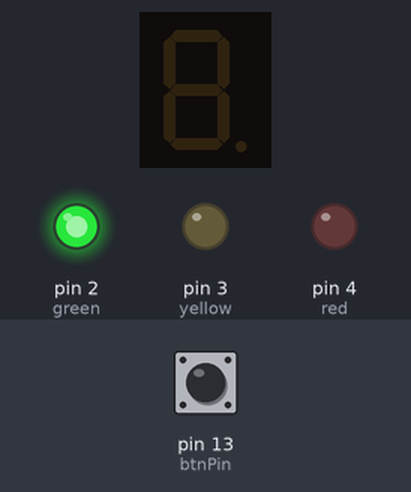
The sketch below on a simulated Arduino Uno, built with avr-gcc and run on an emulated ATmega328P. On the bench: 1-digit seven-segment display, output pins drawn as LEDs (lit = HIGH). Wiring (inferred from the names in the program): 1-digit 7-segment display, segments lit when HIGH: segments pin 5, pin 6, pin 7, pin 8, pin 9, pin 10, pin 11. Inputs (shaded band) come from the test bench; at power-on: pin 13 (btnPin) HIGH. The segment pins are drawn as the display they are named for; pins used as bus, display or sensor lines are not drawn.

Above: at 6.8 s.
6.9 s: pin 13 (btnPin) pulled LOW for 0.2 s
At 8.2 s:
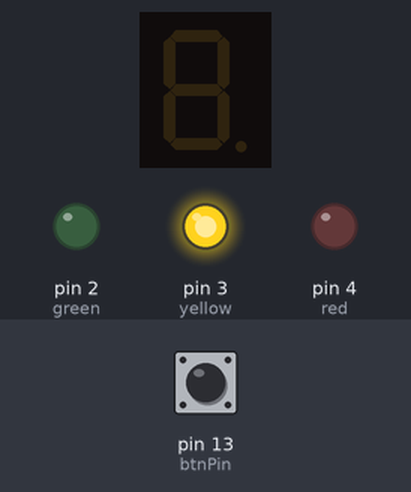
At 21.3 s:
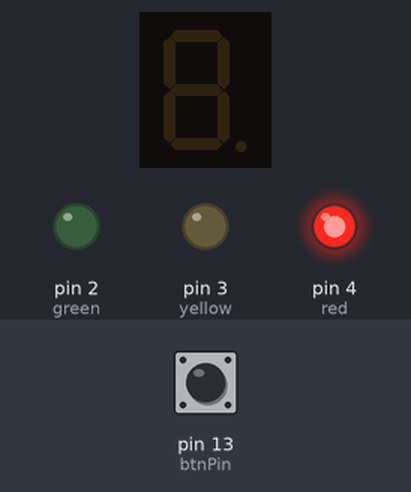
Timing chart, 0 to 27.9 s (numbered marks = the images above; inputs shaded):
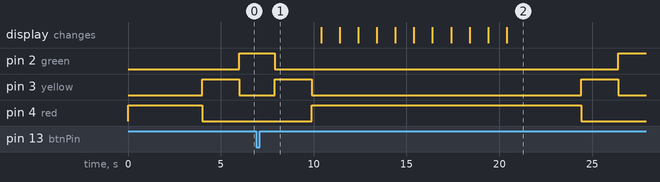

The sketch:

traffic_light.ino
```cpp
//pin number variables
int red = 4;
int yellow = 3;
int green = 2;

//7-segment display
int A = 5;
int B = 6;
int C = 7;
int D = 8;
int E = 9;
int F = 10;
int G = 11;

//button
int btnPin = 13;
uint8_t btnPrev;

void setup() {

  Serial.begin(9600);

  // put your setup code here, to run once:
  pinMode(red, OUTPUT);
  pinMode(yellow, OUTPUT);
  pinMode(green, OUTPUT);

  //7-segment
  pinMode(A, OUTPUT);
  pinMode(B, OUTPUT);
  pinMode(C, OUTPUT);
  pinMode(D, OUTPUT);
  pinMode(E, OUTPUT);
  pinMode(F, OUTPUT);
  pinMode(G, OUTPUT);

  //button
  pinMode(btnPin, INPUT_PULLUP);

  btnPrev = digitalRead(btnPin);

}


void loop() {
  // put your main code here, to run repeatedly:

  //traffic light start
  trafficLight();

  //count down for pedestrian crossing
  countDown();


  resetCounter();


}


// method to controll traffic light
void trafficLight(){
    digitalWrite(red, HIGH);
    delay(4000);
    digitalWrite(red, LOW);

    digitalWrite(yellow, HIGH);
    delay(2000);
    digitalWrite(yellow, LOW);

    //checks if btn is pressed, stays on green light if btn is not press
    while(!btnPressed()){
      digitalWrite(green, HIGH);
    }


    delay(1000);
    digitalWrite(green, LOW);

    digitalWrite(yellow, HIGH);
    delay(2000);
    digitalWrite(yellow, LOW);

    digitalWrite(red, HIGH);
    delay(500);

}


// set up for 7-segment display
void zero() {
  digitalWrite(A, HIGH);
  digitalWrite(B,   HIGH);
  digitalWrite(C, HIGH);
  digitalWrite(D, HIGH);
  digitalWrite(E,   HIGH);
  digitalWrite(F, HIGH);
  digitalWrite(G, LOW);
}
void one()   {
  digitalWrite(A, LOW);
  digitalWrite(B, HIGH);
  digitalWrite(C, HIGH);
   digitalWrite(D, LOW);
  digitalWrite(E, LOW);
  digitalWrite(F, LOW);
   digitalWrite(G, LOW);
}
void two() {
  digitalWrite(A, HIGH);
  digitalWrite(B,   HIGH);
  digitalWrite(C, LOW);
  digitalWrite(D, HIGH);
  digitalWrite(E,   HIGH);
  digitalWrite(F, LOW);
  digitalWrite(G, HIGH);
}
void three()   {
  digitalWrite(A, HIGH);
  digitalWrite(B, HIGH);
  digitalWrite(C, HIGH);
   digitalWrite(D, HIGH);
  digitalWrite(E, LOW);
  digitalWrite(F, LOW);
   digitalWrite(G, HIGH);
}
void four() {
  digitalWrite(A, LOW);
  digitalWrite(B,   HIGH);
  digitalWrite(C, HIGH);
  digitalWrite(D, LOW);
  digitalWrite(E,   LOW);
  digitalWrite(F, HIGH);
  digitalWrite(G, HIGH);
}
void five()   {
  digitalWrite(A, HIGH);
  digitalWrite(B, LOW);
  digitalWrite(C, HIGH);
   digitalWrite(D, HIGH);
  digitalWrite(E, LOW);
  digitalWrite(F, HIGH);
   digitalWrite(G, HIGH);
}
void six() {
  digitalWrite(A, HIGH);
  digitalWrite(B,   LOW);
  digitalWrite(C, HIGH);
  digitalWrite(D, HIGH);
  digitalWrite(E,   HIGH);
  digitalWrite(F, HIGH);
  digitalWrite(G, HIGH);
}
void seven()   {
  digitalWrite(A, HIGH);
  digitalWrite(B, HIGH);
  digitalWrite(C, HIGH);
   digitalWrite(D, LOW);
  digitalWrite(E, LOW);
  digitalWrite(F, LOW);
   digitalWrite(G, LOW);
}
void eight() {
  digitalWrite(A, HIGH);
  digitalWrite(B,   HIGH);
  digitalWrite(C, HIGH);
  digitalWrite(D, HIGH);
  digitalWrite(E,   HIGH);
  digitalWrite(F, HIGH);
  digitalWrite(G, HIGH);
}
void nine()   {
  digitalWrite(A, HIGH);
  digitalWrite(B, HIGH);
  digitalWrite(C, HIGH);
   digitalWrite(D, LOW);
  digitalWrite(E, LOW);
  digitalWrite(F, HIGH);
   digitalWrite(G, HIGH);
}

//////

//controll 7-segment display
void countDown() {
  nine();
   delay(1000);
  eight();
   delay(1000);
  seven();
  delay(1000);
  six();
   delay(1000);
  five();
   delay(1000);
  four();
   delay(1000);
  three();
   delay(1000);
  two();
   delay(1000);
  one();
   delay(1000);
  zero();
   delay(1000);

}

//reset 7-segment display
void resetCounter(){
  digitalWrite(A, LOW);
  digitalWrite(B, LOW);
  digitalWrite(C, LOW);
  digitalWrite(D, LOW);
  digitalWrite(E, LOW);
  digitalWrite(F, LOW);
  digitalWrite(G, LOW);
}


//checks for btn press
bool btnPressed(){
  uint8_t btn = digitalRead(btnPin);

 if (btn != btnPrev )
  {
    return true;
  }
  return false;
}
```

Measured:
- after the input at 6.9 s, pin 2 (green): HIGH → LOW after 1.0 s, → HIGH 18.5 s later; pin 3 (yellow): alternates HIGH for 2.0 s and LOW for 14.5 s, starting after 1.0 s; pin 4 (red): LOW → HIGH after 3.0 s, → LOW 14.5 s later
